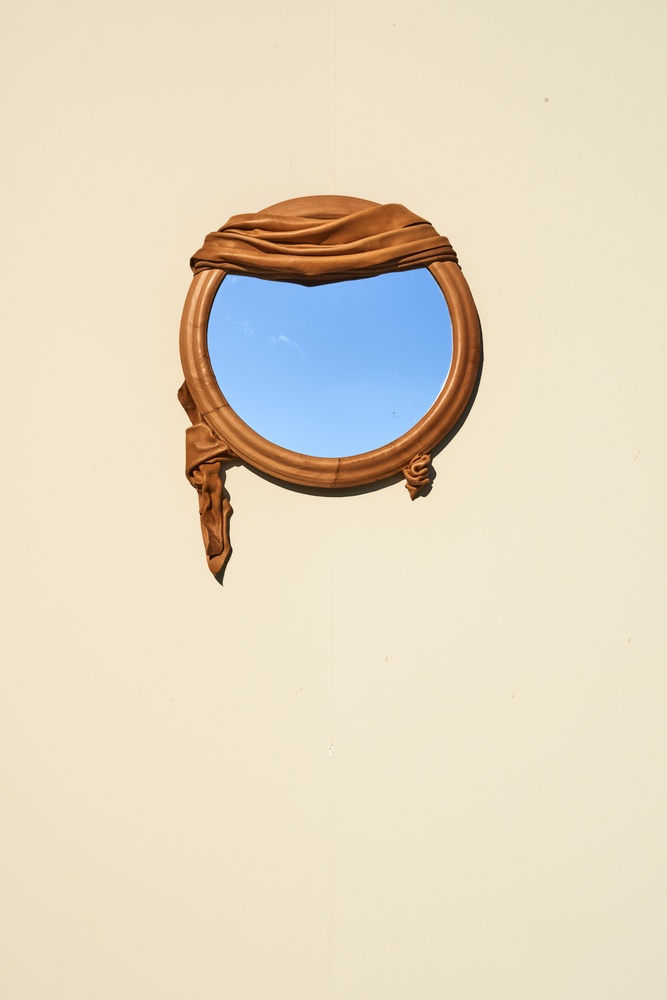
#> input picture assets/landing_collar.JPG, 667 x 1000 px, shrunk from 4630 x 6937 before the run
$ python make_snail_cursor.py ../assets/landing_collar.JPG out.png
#> lines starting #> are read from the running program, lines starting #| are printed output that depends on the picture; after the words box and inside, x2 and y2 are one past the last pixel; in counts of white or black regions, pixels touching at a corner belong together
#> in make_cursor, img is the input picture: PIL image 667x1000 RGB; mean R, G, B 228.1, 217.1, 195.4
#!/usr/bin/env python3
"""
Quick-and-simple cutout for a parchment-background manuscript image to a cursor PNG.

Usage:
  python3 tools/make_snail_cursor.py [input_image] [output_png]

Defaults:
  input_image: assets/icons/snail-source.png (or .jpg/.jpeg/.webp)
  output_png : assets/icons/snail-cursor.png

Notes:
  - This is a heuristic trim tuned for beige/white paper backgrounds.
  - It removes near-paper pixels and keeps saturated/edge details.
  - You can rerun safely; it will overwrite the output.
"""
from __future__ import annotations

import os
import sys
from typing import Tuple

from PIL import Image, ImageFilter, ImageOps


def find_default_input() -> str | None:
    candidates = [
        "assets/icons/snail-source.png",
        "assets/icons/snail-source.jpg",
        "assets/icons/snail-source.jpeg",
        "assets/icons/snail-source.webp",
    ]
    for p in candidates:
        if os.path.exists(p):
            return p
    return None


def compute_mask(img: Image.Image) -> Image.Image:
    # Work in RGB
    rgb = img.convert("RGB")
    w, h = rgb.size
#> w = 667; h = 1000
    px = rgb.load()

    # Create mask keeping non-parchment areas
    mask = Image.new("L", (w, h), 0)
#> mask: PIL image 667x1000 L; every value is 0
    m = mask.load()

    for y in range(h):
        for x in range(w):
            r, g, b = px[x, y]
            # whiteness & low saturation (parchment-ish)
            mx = max(r, g, b)
            mn = min(r, g, b)
            sat = mx - mn
            mean = (r + g + b) / 3

            is_paper = (mean > 190 and sat < 35) or (r > 225 and g > 225 and b > 225)
            m[x, y] = 0 if is_paper else 255

    # Clean mask: blur a bit, then expand and soften edges
    mask = mask.filter(ImageFilter.MedianFilter(size=3))
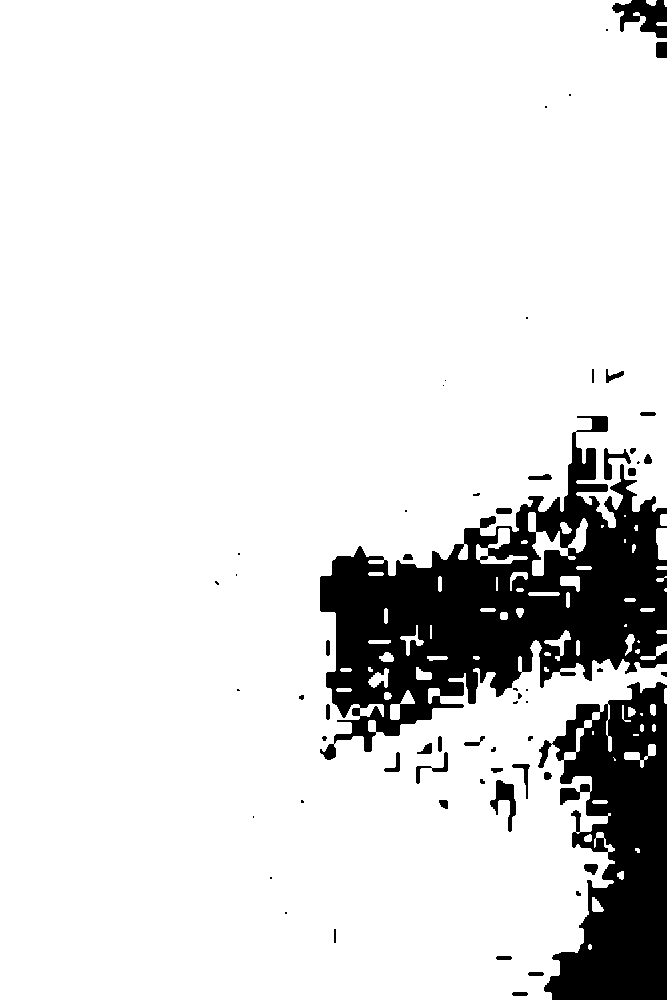
#> mask: PIL image 667x1000 L; 87.8% white; 61 black regions (23 under 20 px), largest, box (x1, y1, x2, y2) and area: (320, 416, 667, 760) 50432, (538, 682, 667, 1000) 26171, (612, 0, 667, 38) 1219
    mask = mask.filter(ImageFilter.MaxFilter(size=3))
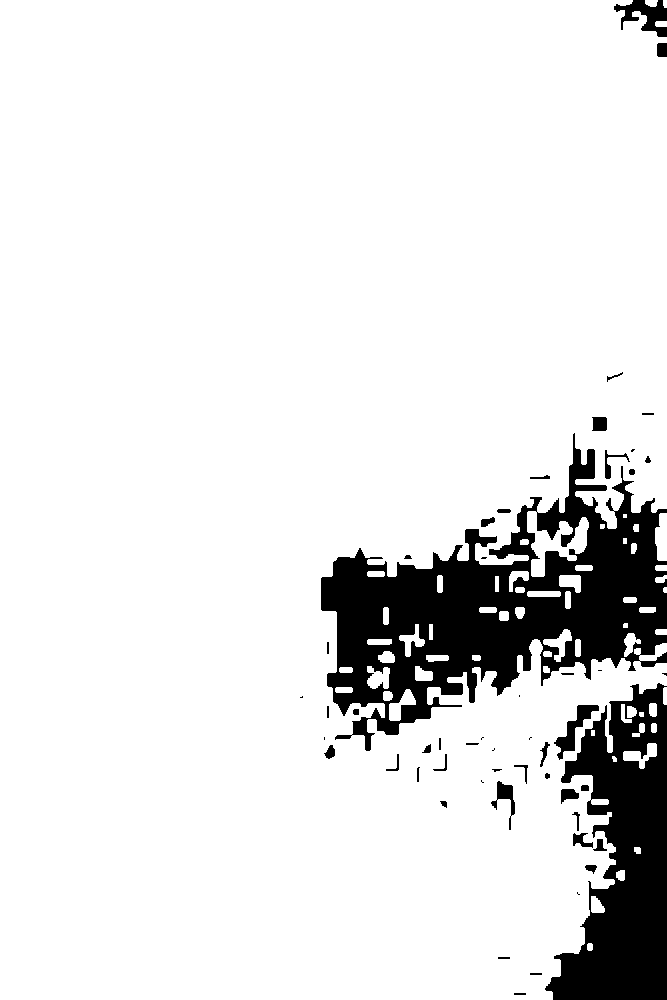
#> mask: PIL image 667x1000 L; 89.4% white; 53 black regions (13 under 20 px), largest, box (x1, y1, x2, y2) and area: (321, 433, 667, 751) 43918, (545, 683, 667, 1000) 22741, (614, 0, 667, 37) 961
    mask = mask.filter(ImageFilter.GaussianBlur(radius=1.2))
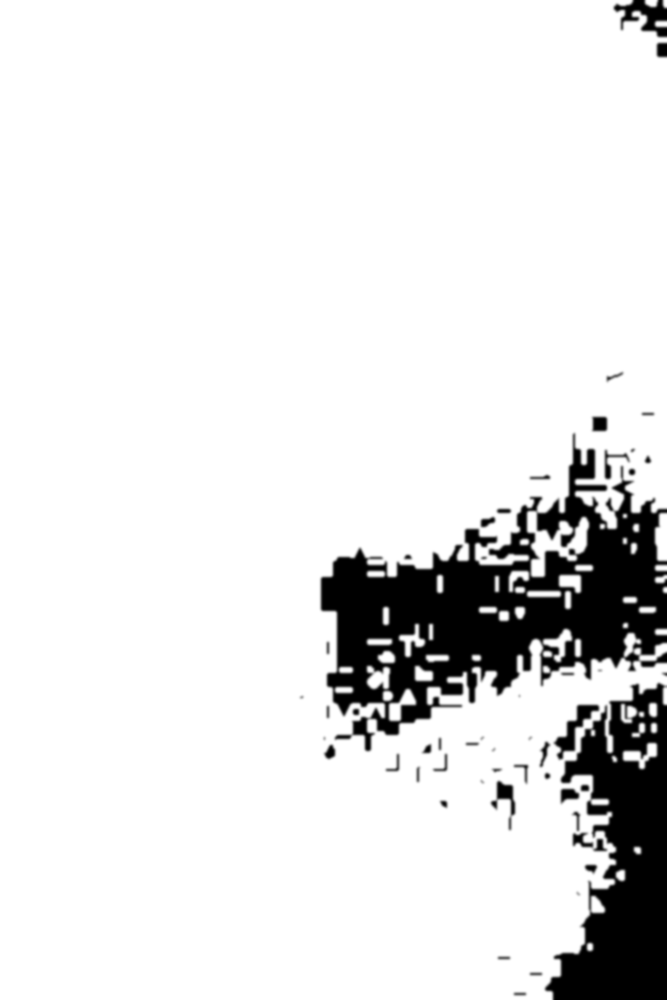
#> mask: PIL image 667x1000 L; min 0, max 255, mean 227.9
    return mask


def trim_to_content(img: Image.Image, mask: Image.Image) -> Tuple[Image.Image, Image.Image]:
    bbox = mask.getbbox()
#> bbox = (0, 0, 667, 1000)
    if not bbox:
        return img, mask
    img2 = img.crop(bbox)
    mask2 = mask.crop(bbox)
    return img2, mask2


def make_cursor(input_path: str, output_path: str, out_width: int = 96):
    img = Image.open(input_path)
    mask = compute_mask(img)
    img, mask = trim_to_content(img, mask)

    # Resize to width
    w, h = img.size
#> w = 667; h = 1000
    if w > out_width:
        nh = int(h * (out_width / w))
#> nh = 143
        img = img.resize((out_width, nh), Image.LANCZOS)
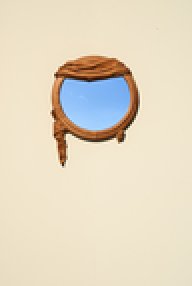
#> img: PIL image 96x143 RGB (shown 2 times larger); mean R, G, B 228.1, 217.1, 195.4
        mask = mask.resize((out_width, nh), Image.LANCZOS)
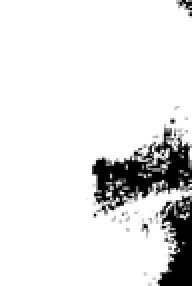
#> mask: PIL image 96x143 L (shown 2 times larger); min 0, max 255, mean 227.9

    # Apply alpha and save
    img = img.convert("RGBA")
#> img: PIL image 96x143 RGBA
    img.putalpha(mask)
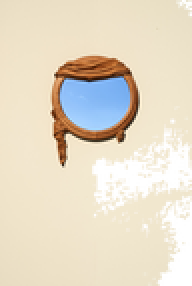
#> img: PIL image 96x143 RGBA (shown 2 times larger); mean R, G, B, A 228.1, 217.1, 195.4, 227.9; transparent parts drawn white

    os.makedirs(os.path.dirname(output_path), exist_ok=True)
    img.save(output_path, format="PNG")
    print(f"Snail cursor saved → {output_path} ({img.size[0]}x{img.size[1]})")
#| Snail cursor saved → out.png (96x143)


def main():
    input_path = sys.argv[1] if len(sys.argv) > 1 else (find_default_input() or "")
    if not input_path or not os.path.exists(input_path):
        print("Input image not found. Place your photo at assets/icons/snail-source.png (or .jpg/.webp) or pass a path.")
        sys.exit(1)
    output_path = sys.argv[2] if len(sys.argv) > 2 else "assets/icons/snail-cursor.png"
    make_cursor(input_path, output_path)


if __name__ == "__main__":
    main()
